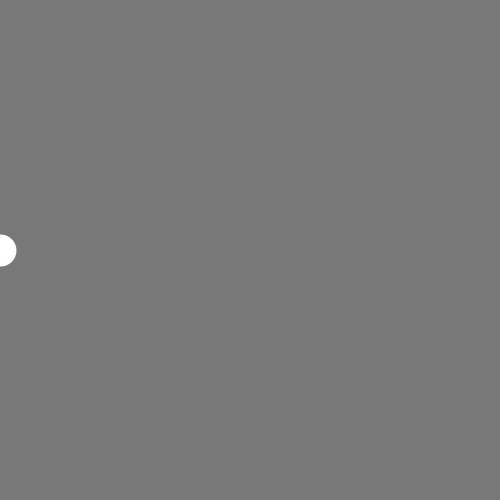
Frame 1 (no input)
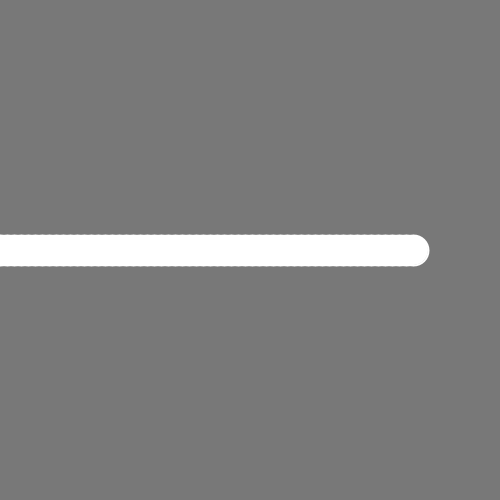
Frame 60 (the mouse pressed at the canvas centre just before this capture)
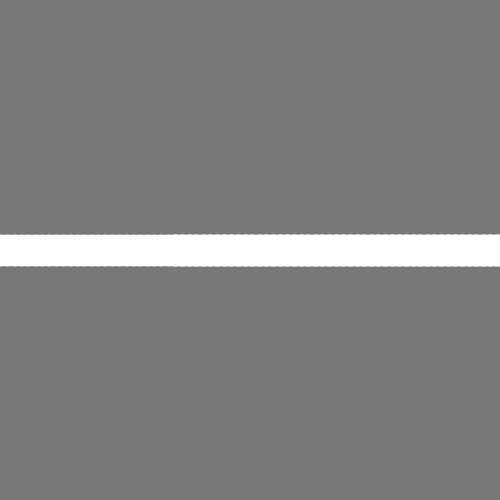
Frame 120 (the mouse held since frame 60 and released just before this capture)

The Processing sketch that drew these frames (run headless with seeded random() and noise(); from frame 60 on, the mouse is pressed at the canvas centre):

// Processing sketch: Bounce_one_
// ── Bounce_one_.pde
void setup()
{
  size(500,500);
  stroke(255,255);
  strokeWeight(2);
  background(120);
    
}
int l=500, b=500, i=0, r=30, j=7;
  
void draw()
{
  
   clear();
   ellipse(i,b/2,r,r);
   i=i+j;
   if(i<1 || i>l-1)
      j=-j;    
}
  
 
  
